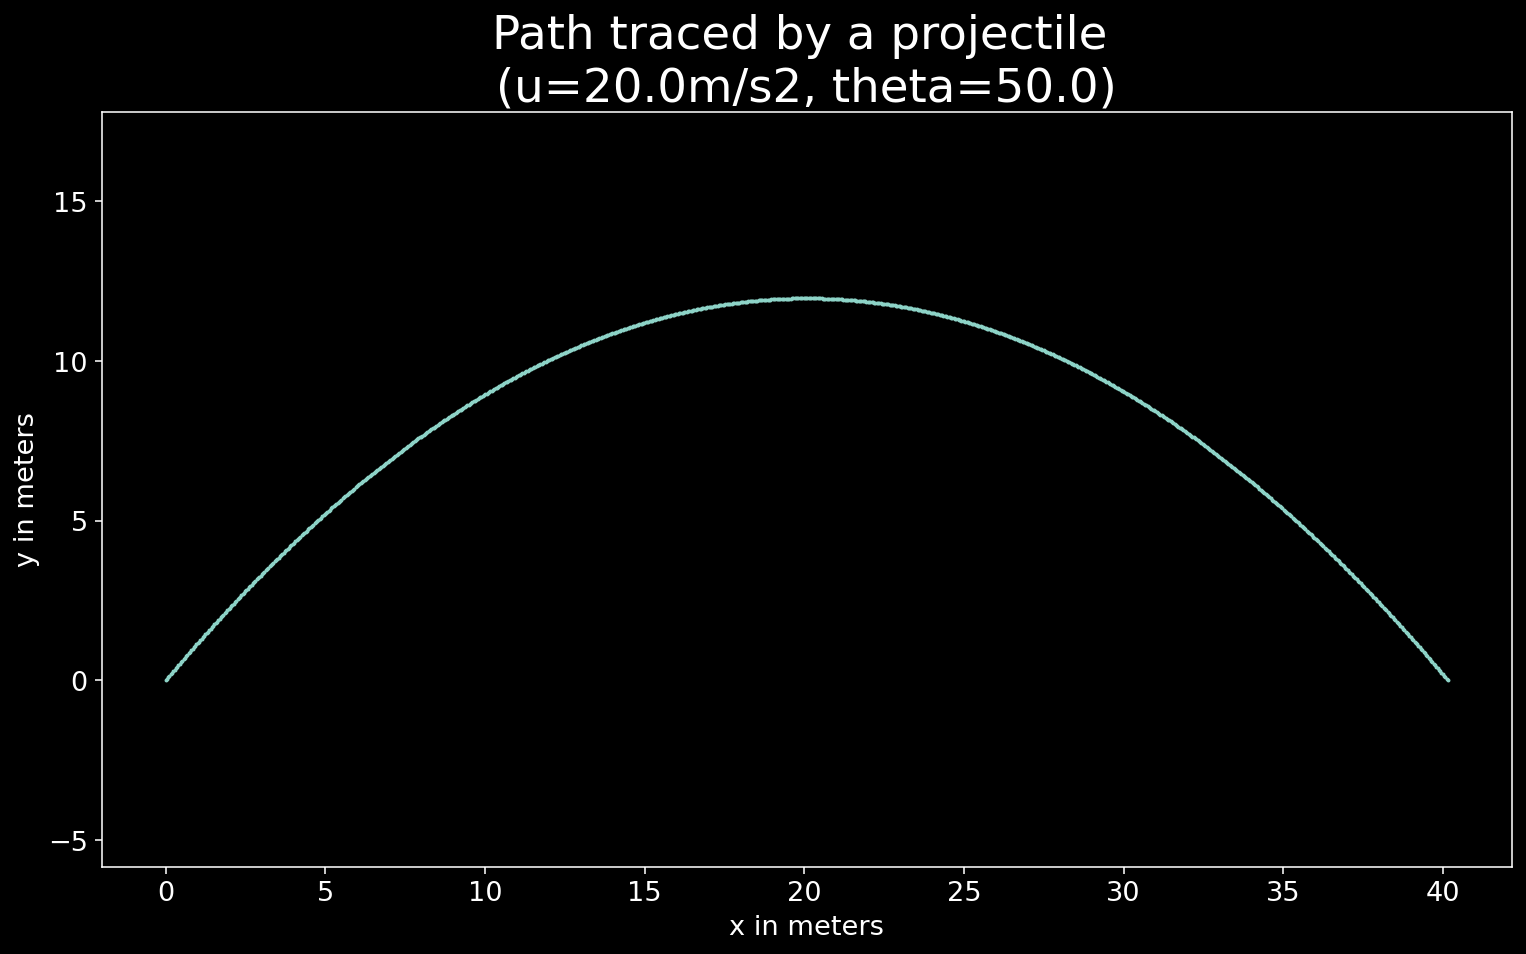

Source code (Python):
import sys
import matplotlib.pyplot as plt
from numpy import linspace
from math import radians, cos, sin

def coord_gen(u, theta):
    """
    Return list of coordinates when intial velocity and
    firing angle of projectile is given.
    """
    theta = radians(theta)
    g = 9.81

    # Time of flight
    T = 2*u*sin(theta)/g

    # Generate Values
    timeline = linspace(0, T, 1000)
    coords = x_coords, y_coords =[], []
    for t in timeline:
        x = u*cos(theta)*t
        y = u*sin(theta)*t - 0.5 * g * t**2
        x_coords.append(x)
        y_coords.append(y)

    return coords

def plot_path(u, theta):
    """
    Plot graph x vs y when u and theta is provided.
    """
    # Set screen size, title, axes labels
    plt.style.use("dark_background")
    plt.title(f"Path traced by a projectile \n(u={u}m/s2, theta={theta})",
        fontsize = 24)
    plt.xlabel("x in meters", fontsize = 14)
    plt.ylabel("y in meters", fontsize = 14)
    plt.axis( "equal")
    plt.grid(False)

    # Set size of tick labels.
    plt.tick_params(axis="both", labelsize = 14)

    #Plot the points
    x, y = coord_gen(u, theta)
    plt.scatter(x, y, s = 1)


if __name__ == "__main__":
    if len(sys.argv) > 3:
        sys.exit("Usage: python projectile.py [u] [theta]")
    u = float(sys.argv[1])
    theta = float(sys.argv[2])
    
    # Visualize
    plt.figure(dpi = 140, figsize = (13, 7))
    plot_path(u, theta)
    plt.savefig("projectile.png", bbox_inches = "tight")
